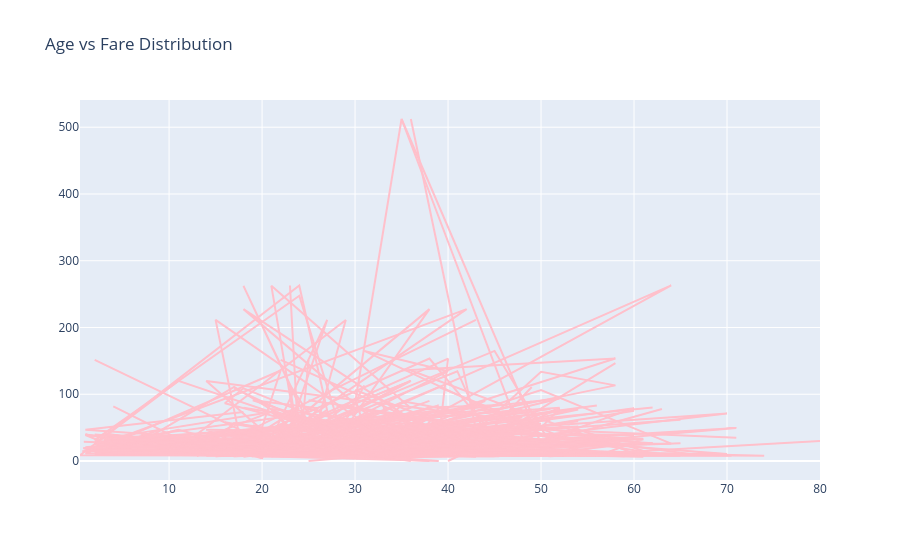

Notebook code for this chart:
### Code cell
#Scater Plot representation -->Age vs Fare
trace = go.Scatter(x=data['Age'],y=data['Fare'],
                   marker={'color':'pink'})
layout = go.Layout(
                   title="Age vs Fare Distribution")
fig = go.Figure(data=trace,layout=layout)
fig.show()

### Figure 1 — Plotly figure (JSON) as saved in the notebook; plotly's stock layout.template omitted (floating-point values rounded to 4 significant figures; data arrays with more than 128 entries replaced by an {"elided": "..."} marker saying what was removed)
{"data": [{"marker": {"color": "pink"}, "type": "scatter", "x": {"elided": "891 float values"}, "y": {"elided": "891 float values"}}], "layout": {"title": {"text": "Age vs Fare Distribution"}}}
